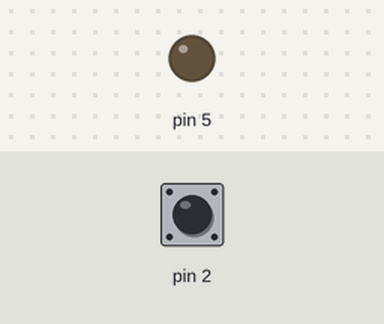
Recording of a sketch running on a simulated Arduino Uno, built with avr-gcc and run on an emulated ATmega328P. Parts: output pins drawn as LEDs (lit = HIGH). Inputs (shaded band) come from the test bench; at power-on: pin 2 HIGH.

Above: at 1.2 s.
1.3 s: pin 2 pulsed LOW 5 times (0.12 s each, 0.3 s apart)
At 1.57 s:
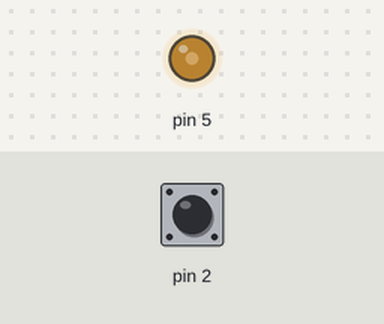
At 3.8 s:
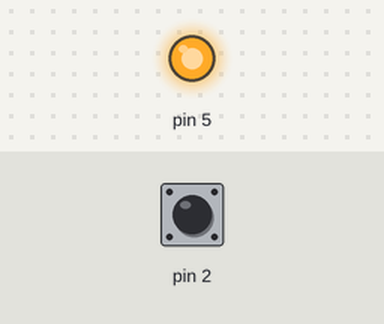
Timing chart, 0 to 5.3 s (numbered marks = the images above; inputs shaded):
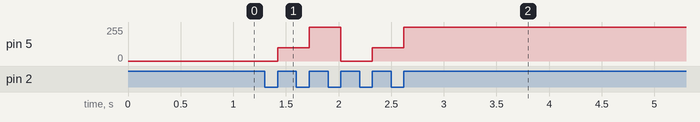

The sketch:

Proyecto_14.ino
```cpp
/*
  Derechos de autor © UNIT Electronics
  Este codigo se proporciona "tal cual", sin garantías de ningún tipo.
  Fecha de revisión: 25/07/24
*/
/********************************
Con este programa controlamos la velocidad de un motor mediante un botón
********************************/
int mode=0;
void setup() {
  pinMode (2, INPUT);
  pinMode (5, OUTPUT);
}

void loop() {
  switch (mode) {
    case 0:
      analogWrite (5,0);
      break;
    case 1:
      analogWrite (5,100);
      break;
    case 2:
      analogWrite (5,255);
      break;
    default:
      mode = 0;
      break;
  }

  if (digitalRead (2) ==LOW) {

    while (digitalRead (2) ==LOW);
      mode++;
      if (mode==3)
        mode=0;
  }
}
```

Measured:
- after the input at 1.3 s, pin 5: 0/255 → 100/255 after 0.12 s, → 255/255 0.30 s later, → 0/255 0.30 s later, → 100/255 0.30 s later, … (5 changes in this stretch)
